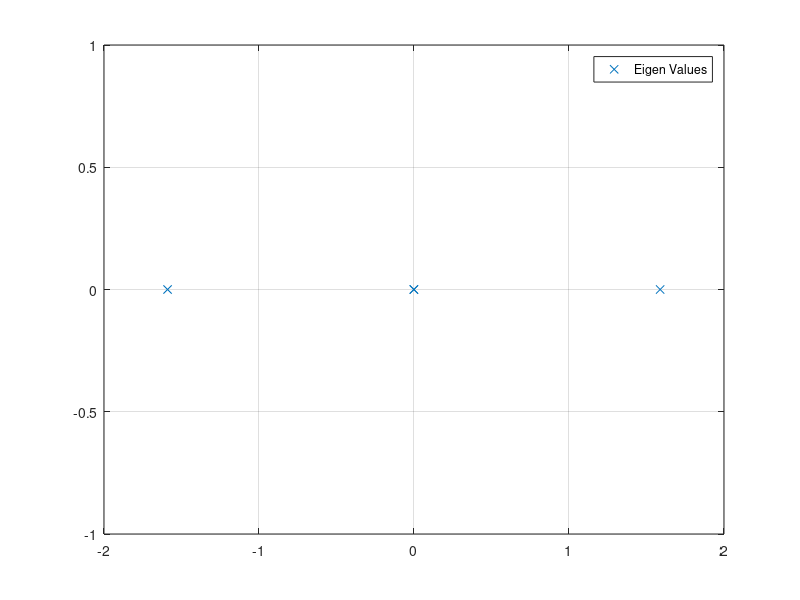

Write MATLAB code to recreate this figure. (Note: this script raises an error after producing the figure.)

%% System parameters
m = 53;     % lb
M = 10;     % lb
l = 17.5;   % ft
I = 9252; 
b = 0.1;    
g = 32.2;   % ft/s^2 

% Other units test parameters
% m = 5;  % lb
% M = 45; % lb
% l = 36; % in
% I = m*l^2/12;
% b = 0.1;
% g = 32.2*12; % in/s^2 

%% State space parameters A,B,C, and D
A = [0 1 0 0; 
    0 -b*(I+l^2*m)/(M*m*l^2+(M+m)*I) -l^2*m^2*g/(M*m*l^2+(M+m)*I) 0; 
    0 0 0 1; 
    0 l*m*b/(M*m*l^2+(M+m)*I) l*m*g*(M+m)/(M*m*l^2+(M+m)*I) 0];

B = [0 (I+l^2*m)/(M*m*l^2+(M+m)*I) 0 -l*m/(M*m*l^2+(M+m)*I)]';

C = [0 0 1 0]; 

D = 0; 

%% Checking controllability
P = ctrb(A,B)
rank(P)
% System is controllable!

%% Checking observability
Q = obsv(A,C)
rank(Q)
% System is observable!

%% Checking controllability
lambda = eig(A)
% System is unstable!

%% Eigen value plot
figure
im = [0, 0, 0, 0];
eigen = eig(A)
plot(eigen,im,'x')
grid on
legend('Eigen Values')
ax = gca;
ax.XAxisLocation = 'origin';
ax.YAxisLocation = 'origin';
xlabel('real')
ylabel('im') 

%% Desired eigen values
eig_des1 = [ -0.09,-0.1, -0.001,-0.8999];
eig_des2 = [ -0.0999, -.5000, -9.9999,-20];
eig_des3 = [ -0.39999,-4, -4.00001,-40];
eig_des4 = [ -10,-9.9999, -10.00011,-100];

eig_des = eig_des2;
K = place(A,B,eig_des)

%% Initial conditions
x0=[0,0,pi/8,0];
t1=0:0.01:5;
t2=0:0.01:1000;

%% open −loop
%state space model for open loop system
sys= ss(A,B,C,D);
u = 1*ones(length(t1),1);
yol= lsim(sys,u,t1,x0);

%% Closed−loop
%state space model for closed loop
G =0;
syscl= ss(A-B*K,B*G,C-D*K,D*G);
r = 1*ones(length(t2),1);
ycl= lsim(syscl,r,t2,x0);

%% plotting y(t) with open loop and closed loop with PD control

% On same plot
% figure
% title('open loop response')
% plot(t1,yol,'b','LineWidth',2)
% hold on
% plot(t2,ycl,'r','LineWidth',2)
% hold off
% ylim([-.2 3.14])
% xlabel('$t$ (s)', 'Interpreter','latex')
% ylabel('$y$', 'Interpreter','latex')
% legend(["open loop", "closed loop"])

% On different plot
figure
title('open loop response')
plot(t1,yol,'b','LineWidth',2)
xlabel('$t$ (s)', 'Interpreter','latex')
ylabel('$y$', 'Interpreter','latex')

figure
title('close loop response')
plot(t2,ycl,'r','LineWidth',2)
hold on
yline(0,'--')
xlabel('$t$ (s)', 'Interpreter','latex')
ylabel('$y$', 'Interpreter','latex') 

set(gca,'linewidth',2,'fontsize',20,'fontname','Times');
set(gcf,'color','white')

%% System properties 
stepinfo(ycl,t2,0,pi/8)

